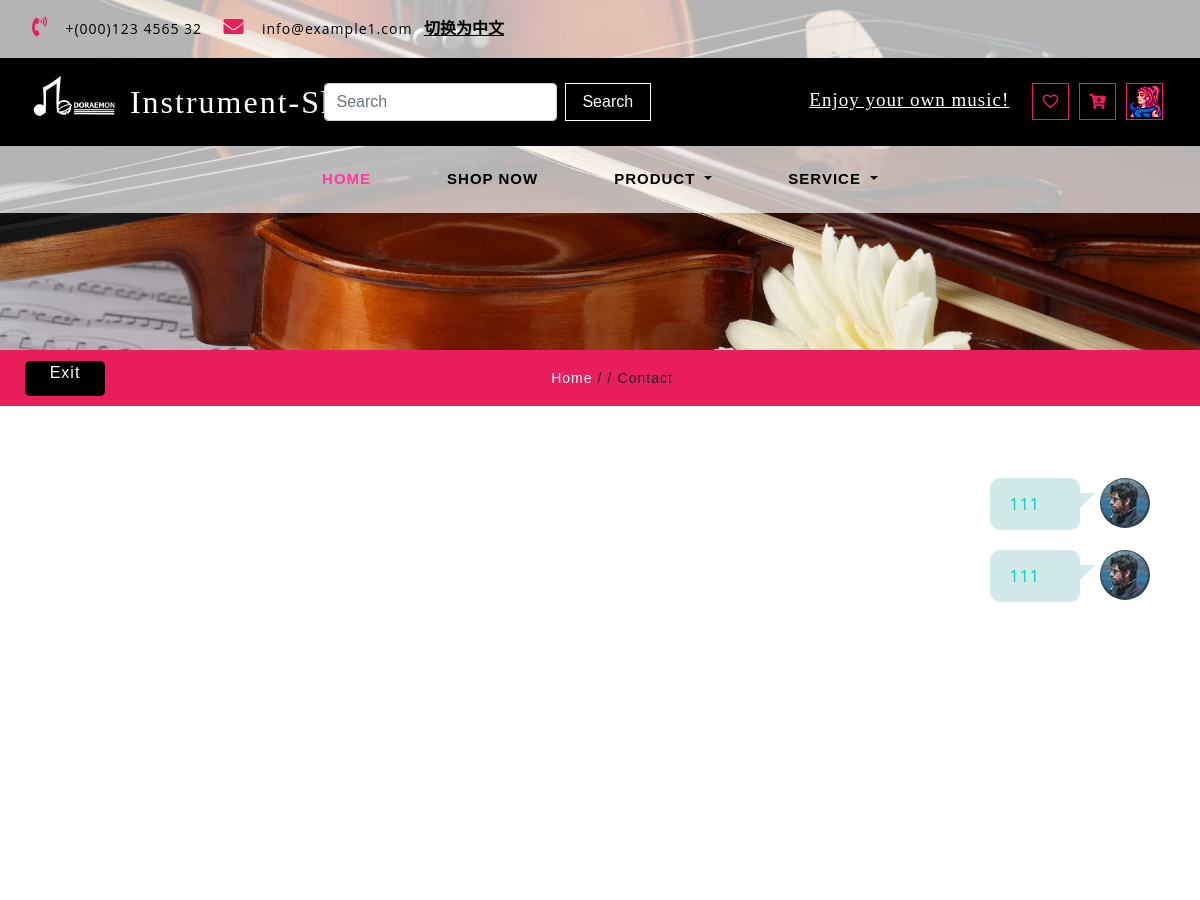
The page /contact (signed in, upper part) on the database as committed earlier.
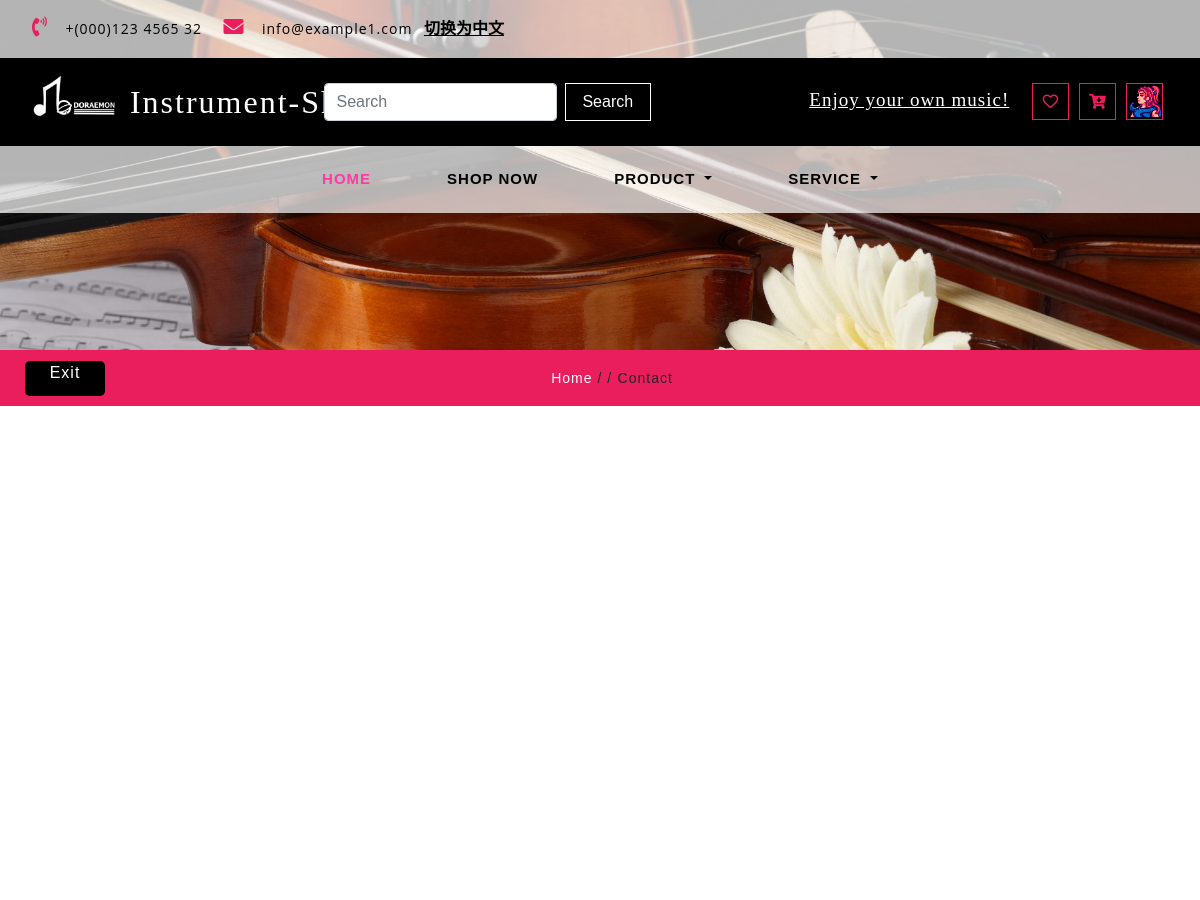
The same page on the database as committed later.
### app/models.py (models this page shows)
class Message(db.Model):
    id = db.Column(db.Integer, primary_key=True, autoincrement=True)
    content = db.Column(db.Text, nullable=False)
    room = db.Column(db.String(64), nullable=False)
    read = db.Column(db.Boolean, default=False)
    create_time = db.Column(db.DateTime, default=datetime.now, index=True)
    author_id = db.Column(db.Integer, db.ForeignKey('user.id'))
    user_name = db.Column(db.String(64), nullable=False)
    author = db.relationship('User', back_populates='messages')

### app/routes.py (the view)
@app.route('/contact')
def contact():
    if islogined():
        user_icon = setIcon()
        authority = session.get('authority')
        username = session.get('USERNAME')
        user = User.query.filter(User.authority == 0).all()
        uid = session.get('uid')
        if session.get('authority') == 0:
            room = session.get('uid')
            room_num = str(room)
            session['room'] = room
            message = Message.query.filter_by(room=room_num).all()
        else:
            return redirect(url_for('adjust'))
    else:
        user_icon = 'NULL'
        return redirect(url_for('login'))
    return render_template('contact.html', islogin=islogined(), icon=user_icon, types=all_type,
                           type_value=all_type.values(), authority=authority, username=username, user=user, room=room,
                           message=message, uid=uid)

### app/functions.py (called while the page is built)
def islogined():
    if session.get('USERNAME'):
        return True
    else:
        return False

### app/routes.py (called while the page is built)
def setIcon():
    if islogined():
        user = User.query.filter(User.user_name == session.get('USERNAME')).first()
        user_icon = user.icon
        if user_icon != None:
            icon = user.icon
            user_icon = url_for('static', filename='uploaded_AVA/' + icon)
        else:
            user_icon = 'NULL'
    else:
        user_icon = 'NULL'
    return user_icon

### app/templates/contact.html (shortened to what this page needs)
{% extends "base.html" %}
{% block content %}
    <link href="../static/css/bootstrap.min.css" rel="stylesheet" type="text/css" media="all">
    <link href="../static/css/fontawesome-all.min.css" rel="stylesheet" type="text/css" media="all">
    <link rel="stylesheet" href="../static/css/shop.css" type="text/css">
    <link rel="stylesheet" type="text/css" href="../static/css/jquery-ui1.css">
    <link href="../static/css/style.css" rel='stylesheet' type='text/css' media="all">
    <link rel="stylesheet" href="../static/css/style1.css" media="screen" type="text/css"/>
    <div class="inner_page-banner one-img">
    </div>
    <div class="using-border py-3">
        <div class="inner_breadcrumb  ml-4">
            <ul class="short_ls">
                {% if  authority == 1 %}
                <a class="list" id="leaveroom" href="/adjust">Exit</a>
                {% else %}
                <a class="list" id="leaveroom" href="/main_page">Exit</a>
                {% endif %}
                <li>
                    <a href="/index">Home</a>
                    <span>/ /</span>
                </li>
                <li>Contact</li>
            </ul>
        </div>
    </div>
    <section class="contact py-lg-4 py-md-3 py-sm-3 py-3">
        <ul class="chat-thread">
            <div id="message-box" class="chat-thread" data-from="Sonu Joshi">
                    {% for send in message %}
                        {% if send.author_id == uid %}
                            <li class="right">{{ send.content }}</li>
                        {% else %}
                            <li class="left">{{ send.user_name }}:{{ send.content }}</li>
                        {% endif %}
                    {% endfor %}
            </div>
        </ul>
    </section>
{% endblock %}

Rows that differ between the two databases and show on the page:
removed Message: content "111"
removed Message: content "111"
